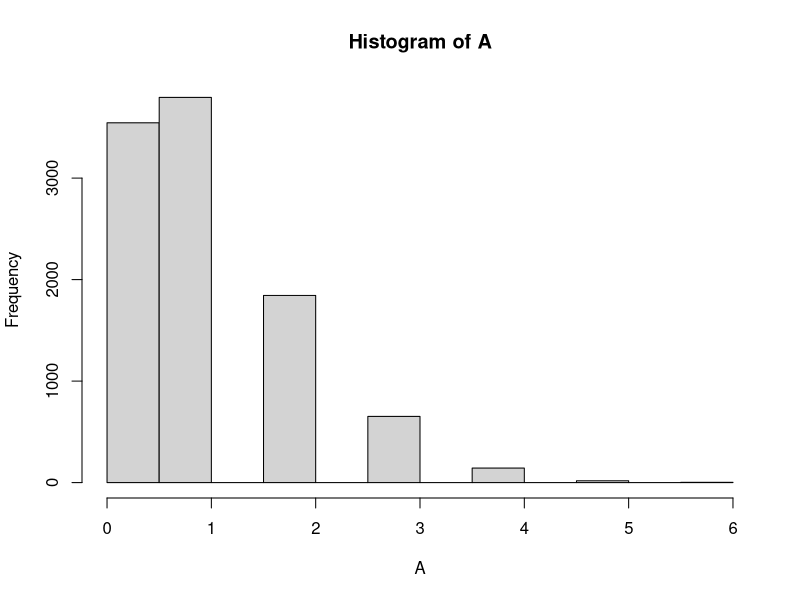
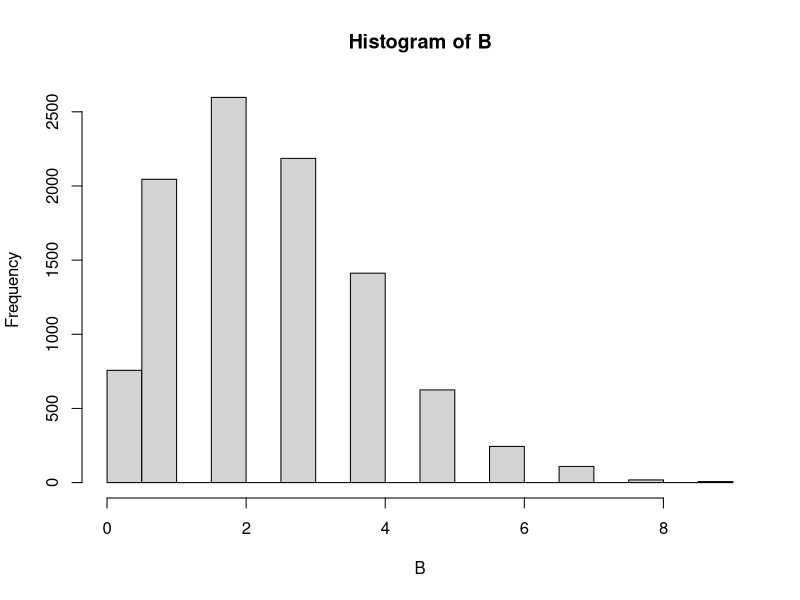
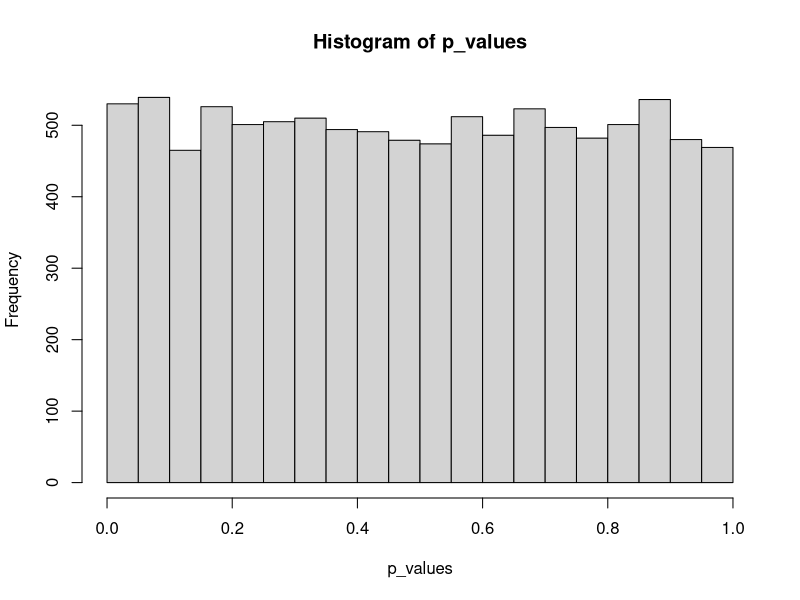
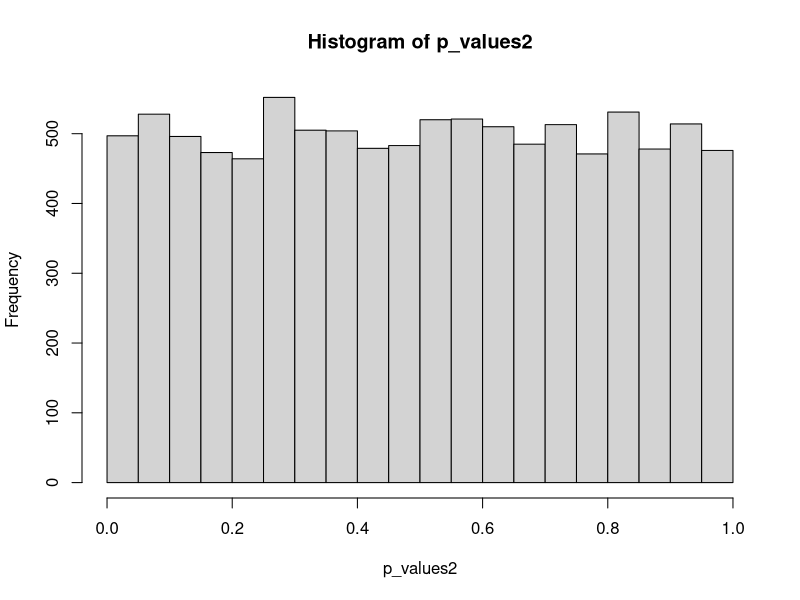
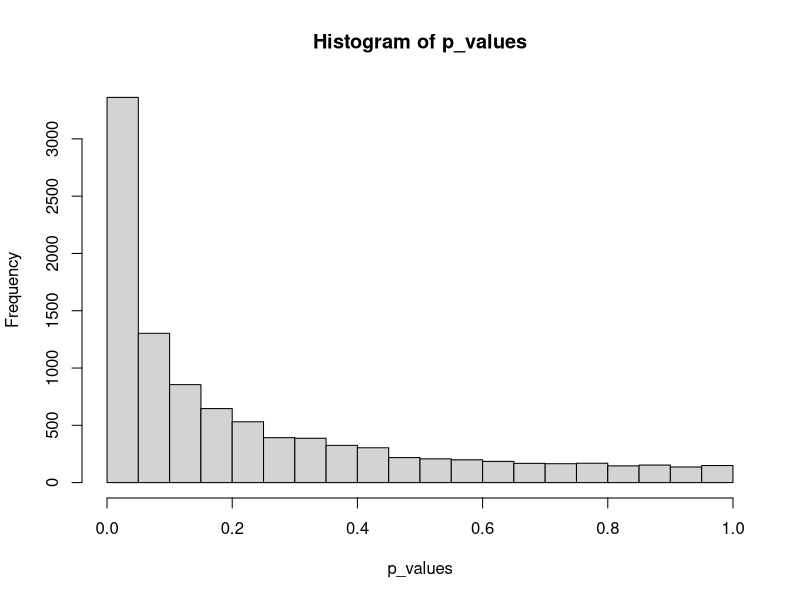
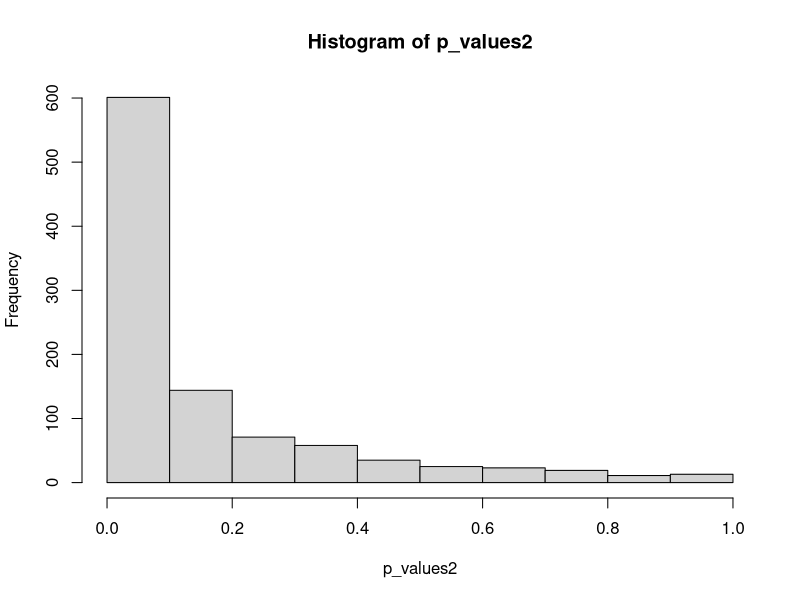

Source code (R) for these figures, in order:
## ---- chunk 1
knitr::opts_chunk$set(echo = TRUE)
## ---- chunk 2

A<-replicate(10000,sum(rbinom(20,1,.05)))
hist(A)
length(A[A>0])/10000

B<-replicate(10000,sum(rbinom(50,1,.05)))
hist(B)
length(B[B>0])/10000

## ---- chunk 3

C<-replicate(10000,sum(rbinom(20,3,.05)))
length(C[C>0])/10000

## ---- chunk 4
library(tibble)

#method 1

p_values<-c()

for(i in 1:10000){
IV<-rep(1:2,each=20)
DV<-c(rnorm(20,0,1),rnorm(20,0,1))
data1<-tibble(IV,DV)

p_values[i]<-t.test(DV~IV,var.equal=TRUE,data=data1)$p.value
}

hist(p_values)

#method 2

p_values2<-replicate(10000,t.test(rnorm(20,0,1),rnorm(20,0,1),var.equal=TRUE)$p.value)

hist(p_values2)
## ---- chunk 5

p_values<-replicate(10000,t.test(rnorm(20,0.5,1),rnorm(20,0,1),var.equal=TRUE)$p.value)

hist(p_values)


## ---- chunk 6
library(tibble)

p_values2<-c()

for(i in 1:1000){
IV<-factor(rep(1:4,each=20))
DV<-c(rnorm(20,0.5,1),rnorm(20,0,1),rnorm(20,0,1),rnorm(20,0,1))
data2<-tibble(IV,DV)

contrast2<-c(3,-1,-1,-1)
contrasts(data2$IV)<-contrast2

aov.out<-aov(DV~IV,data2)

save<-summary.aov(aov.out, split=list(IV=list("contrast2"=1)))

p_values2[i]<-save[[1]]$`Pr(>F)`[2]}

hist(p_values2)


## ---- chunk 7

Omnibus_p_values<-c()
Contrast_p_values<-c()

for(i in 1:1000){
IV<-factor(rep(1:4,each=20))
DV<-c(rnorm(20,0,1),rnorm(20,0,1),rnorm(20,0,1),rnorm(20,0,1))
data2<-tibble(IV,DV)

contrast2<-c(3,-1,-1,-1)
contrasts(data2$IV)<-contrast2

aov.out<-aov(DV~IV,data2)

save<-summary.aov(aov.out, split=list(IV=list("contrast2"=1)))

Omnibus_p_values[i]<-save[[1]]$`Pr(>F)`[1]
Contrast_p_values[i]<-save[[1]]$`Pr(>F)`[2]}

length(Omnibus_p_values[Omnibus_p_values<.05])/1000
length(Contrast_p_values[Contrast_p_values<.05])/1000
